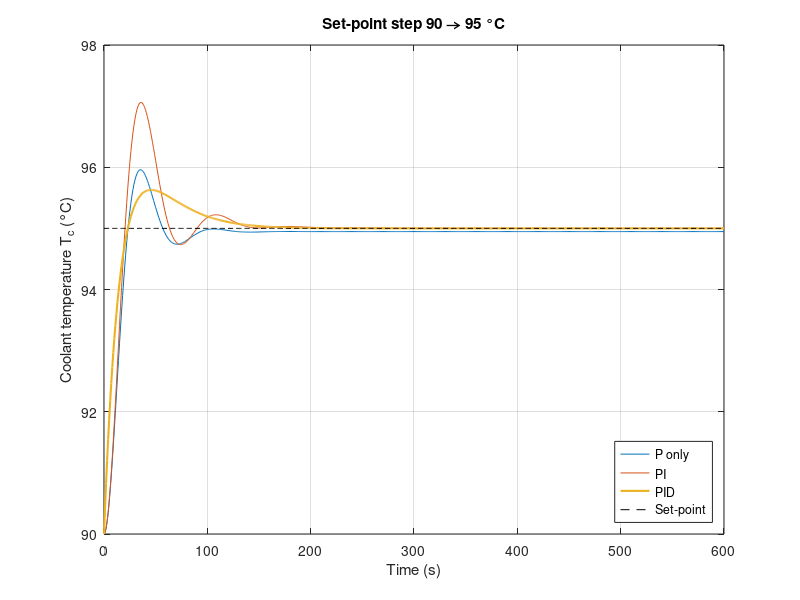

This figure's MATLAB source: (Note: this script raises an error after producing the figure.)
%% PID Thermal Control for Heavy-Duty Trucks
% Keeps the engine coolant temperature T_c at 90 °C.
% Transfer functions, step response, P vs PI vs PID
% (The Simulink model is built by hand from the same numbers)
% Sushanth Bibi (24BME0501), Ganishk Mohanraj (24BME0500)
%
% References (numbers in square brackets below)
% [1] Volvo Trucks, Fact sheet D13C460 EU5SCR-M, 2010 (engine data)
% [2] G. S. Rosa et al., "Dimensioning procedure of coolant radiators for
%     trucks and buses", COBEM 2009 (heat rejection, radiator, fan)
% [3] M. Mohamed et al., "Performance of electronically controlled
%     automotive engine cooling system using PID and LQR control
%     techniques", IOSR J. Engineering 8(6), 2018, pp. 16-25 (model)
% [4] A. Haury, J. Volkering, "Modelisation of the engine coolant
%     warming-up behavior", MSc thesis 2011:13, Chalmers (lumped mass)
% [5] Engineering ToolBox, property tables (specific heat, density)
% [6] S. Skogestad, "Simple analytic rules for model reduction and PID
%     controller tuning", J. Process Control 13 (2003) 291-309 (SIMC)
% [7] N. S. Nise, Control Systems Engineering (feedback, final value thm)
% [8] MATLAB/Simulink, PID Controller block (default filter N = 100)

clc;
clear;
close all;

%% Data from the references
% Volvo D13C460 truck engine [1]
P_rated = 338;      % rated power [kW]
m_eng   = 1121;     % dry weight [kg]
V_cool  = 38;       % cooling system volume [L]
V_oil   = 33;       % oil volume [L]
% Material properties [5]
cp_iron = 0.46;     % cast iron [kJ/kg K]
rho_w   = 0.96531;  % water at 90 °C [kg/L]
cp_w    = 4.2053;   % water at 90 °C [kJ/kg K]
rho_oil = 0.900;    % lubricating oil [kg/L]
cp_oil  = 1.67;     % mineral oil [kJ/kg K]
cp_air  = 1.006;    % air [kJ/kg K]
% Truck/bus cooling system [2]
beta    = 0.50;     % heat to coolant / engine power (Eq. 6: 0.45-0.55, middle)
m_cool  = 3.25;     % coolant mass flow through the radiator [kg/s]
T_wr    = 100;      % radiator rating: water inlet [°C] (373.15 K)
T_air   = 30;       % radiator rating: air inlet [°C] (303.15 K)
% Fan operating point = system curve meets fan curve (Fig. 6 of [2])
r      = roots([25.105 + 1.9147, 76.084 + 457.51, -3.7131 - 2945]);
mf_max = max(r);    % largest fan air flow [kg/s] (= 4.50)

%% Test conditions
T_ref = 90;         % set-point [°C] (project requirement, slide 2)
L0    = 30;         % engine load before the step [%]

%% Plant constants from the energy balance [3]
% Engine, coolant and oil lumped as one mass [4]:
%   C*dT/dt = Q_in - eps*mf*cp_air*(T - T_air)       (Eqs. 1-3 of [3])
C   = m_eng*cp_iron + V_cool*rho_w*cp_w + V_oil*rho_oil*cp_oil;   % [kJ/K]
Q_L = beta*P_rated/100;                  % heat to coolant per % load [kW/%]
eps = beta*P_rated/(mf_max*cp_air*(T_wr - T_air));  % radiator effectiveness
mf0 = Q_L*L0/(eps*cp_air*(T_ref - T_air));          % fan flow at 90 °C, 30 % [kg/s]
H0  = eps*cp_air*mf0;                    % heat removed per K [kW/K]

tau_c  = C/H0;                           % engine time constant [s]
K_cool = eps*cp_air*(T_ref - T_air)/H0;  % fall in T_c per kg/s of fan air [K]
K_load = Q_L/H0;                         % rise in T_c per % load [K/%]
% Coolant needs time to go round the loop: delay = coolant mass / flow.
% It is written as a first-order lag 1/(tau_r*s+1)
tau_r  = V_cool*rho_w/m_cool;            % loop time [s]
y0     = mf0;                            % fan air flow at the operating point [kg/s]
y_max  = mf_max;                         % fan limit [kg/s]

disp('--- Plant constants (calculated) ---');
disp(['C      = ', num2str(C,      '%6.1f'), ' kJ/K']);
disp(['tau_c  = ', num2str(tau_c,  '%6.0f'), ' s']);
disp(['tau_r  = ', num2str(tau_r,  '%6.2f'), ' s']);
disp(['K_cool = ', num2str(K_cool, '%6.2f'), ' K per kg/s']);
disp(['K_load = ', num2str(K_load, '%6.3f'), ' K per %']);
disp(['y0     = ', num2str(y0,     '%6.3f'), ' kg/s (limit ', num2str(y_max, '%4.2f'), ')']);

%% PID gains from the SIMC tuning rule [6]
% For K/((tau1*s+1)(tau2*s+1)):
% Kc = tau1/(K*tau_cl),  tauI = min(tau1, 4*tau_cl),  tauD = tau2
tau_cl = tau_r;                         % tau_cl = delay, "tight control" in [6]
Kc   = tau_c/(K_cool*tau_cl);
tauI = min(tau_c, 4*tau_cl);
tauD = tau_r;
% Convert from SIMC (series) form to parallel form Kp + Ki/s + Kd*s [6]
Kp = Kc*(1 + tauD/tauI);
Ki = Kp/(tauI + tauD);
Kd = Kp*tauI*tauD/(tauI + tauD);
Tf = 0.01;                              % derivative filter [s], Tf = 1/N, N = 100 [8]
disp(['Kp = ', num2str(Kp, '%6.3f'), '   Ki = ', num2str(Ki, '%7.4f'), '   Kd = ', num2str(Kd, '%6.2f')]);
disp(' ');

%% Define transfer functions of the plant
% Cooling path: fan air flow -> radiator -> engine coolant
num = K_cool;
den = conv([tau_c 1],[tau_r 1]);   % (tau_c*s+1)(tau_r*s+1)
G = tf(num, den)

% Disturbance path: engine load -> engine coolant
numd = K_load;
dend = [tau_c 1];                  % (tau_c*s+1)
Gd = tf(numd, dend)

%% Define the three controllers
C_P   = tf(Kp, 1);                                    % Kp
C_PI  = tf([Kp Ki], [1 0]);                           % Kp + Ki/s
C_PID = tf(Kp, 1) + tf(Ki, [1 0]) + tf([Kd 0], [Tf 1]); % Kp + Ki/s + Kd*s/(Tf*s+1)

%% Closed loop transfer functions
% Error is e = T_c - T_ref, so a hotter engine gives more cooling.
% Cooling lowers T_c, so the two minus signs cancel and the
% standard negative feedback form can be used with G positive.
% feedback(A,B) = A/(1 + A*B), negative feedback [3]
% Set-point -> T_c :  C*G / (1 + C*G)
T_P   = feedback(C_P*G, 1);
T_PI  = feedback(C_PI*G, 1);
T_PID = feedback(C_PID*G, 1);
% Engine load -> T_c :  Gd / (1 + C*G)
D_P   = Gd * feedback(1, C_P*G);
D_PI  = Gd * feedback(1, C_PI*G);
D_PID = Gd * feedback(1, C_PID*G);

%% Poles of the closed loop (stability check)
poles_P   = pole(T_P)
poles_PI  = pole(T_PI)
poles_PID = pole(T_PID)

%% Experiment 1 : set-point step 90 -> 95 °C
t = 0:1:600;               % time vector [s]
dT = 5;                    % size of set-point step [K]
[y_P,   t] = step(dT*T_P,   t);
[y_PI,  t] = step(dT*T_PI,  t);
[y_PID, t] = step(dT*T_PID, t);

figure;
plot(t, T_ref + y_P, t, T_ref + y_PI, t, T_ref + y_PID, 'LineWidth', 1.5);
hold on;
plot(t, (T_ref + dT)*ones(size(t)), 'k--');
grid on;
title('Set-point step 90 \rightarrow 95 °C');
xlabel('Time (s)');
ylabel('Coolant temperature T_c (°C)');
legend('P only', 'PI', 'PID', 'Set-point', 'Location', 'southeast');

% Step response characteristics
info_P   = stepinfo(T_P);
info_PI  = stepinfo(T_PI);
info_PID = stepinfo(T_PID);

disp('--- Experiment 1 : set-point step 90 -> 95 °C ---');
disp('Ctrl   Rise(s)  Peak(s)  Overshoot(%)  Settle(s)  Offset(K)');
disp(['P      ', num2str(info_P.RiseTime, '%6.1f'), '     ', num2str(info_P.PeakTime, '%6.1f'), '     ', ...
      num2str(info_P.Overshoot, '%6.1f'), '         ', num2str(info_P.SettlingTime, '%6.1f'), '      ', num2str(dT - y_P(end), '%5.2f')]);
disp(['PI     ', num2str(info_PI.RiseTime, '%6.1f'), '     ', num2str(info_PI.PeakTime, '%6.1f'), '     ', ...
      num2str(info_PI.Overshoot, '%6.1f'), '         ', num2str(info_PI.SettlingTime, '%6.1f'), '      ', num2str(dT - y_PI(end), '%5.2f')]);
disp(['PID    ', num2str(info_PID.RiseTime, '%6.1f'), '     ', num2str(info_PID.PeakTime, '%6.1f'), '     ', ...
      num2str(info_PID.Overshoot, '%6.1f'), '         ', num2str(info_PID.SettlingTime, '%6.1f'), '      ', num2str(dT - y_PID(end), '%5.2f')]);

%% Experiment 2 : engine load step 30 -> 70 % (truck hits a hill)
dL = 40;                   % size of load step [%]
[d_P,   t] = step(dL*D_P,   t);
[d_PI,  t] = step(dL*D_PI,  t);
[d_PID, t] = step(dL*D_PID, t);

figure;
plot(t, T_ref + d_P, t, T_ref + d_PI, t, T_ref + d_PID, 'LineWidth', 1.5);
hold on;
plot(t, T_ref*ones(size(t)), 'k--');
grid on;
title('Engine load step 30 \rightarrow 70 %');
xlabel('Time (s)');
ylabel('Coolant temperature T_c (°C)');
legend('P only', 'PI', 'PID', 'Set-point', 'Location', 'east');

% Peak rise and steady-state offset
peak_P   = max(d_P);    offset_P   = d_P(end);
peak_PI  = max(d_PI);   offset_PI  = d_PI(end);
peak_PID = max(d_PID);  offset_PID = d_PID(end);

% Settling time (±0.1 K band): go backwards from the end until
% the response leaves the band, same method as the time-domain notes
n = length(t);
s = n; while abs(d_P(s)   - d_P(end))   < 0.1, s = s - 1; end; settle_P   = t(s);
s = n; while abs(d_PI(s)  - d_PI(end))  < 0.1, s = s - 1; end; settle_PI  = t(s);
s = n; while abs(d_PID(s) - d_PID(end)) < 0.1, s = s - 1; end; settle_PID = t(s);

disp(' ');
disp('--- Experiment 2 : engine load step 30 -> 70 % ---');
disp('Ctrl   Peak(K)  Settle(s)  Offset(K)');
disp(['P      ', num2str(peak_P,   '%5.2f'), '     ', num2str(settle_P,   '%5.0f'), '      ', num2str(offset_P,   '%5.2f')]);
disp(['PI     ', num2str(peak_PI,  '%5.2f'), '     ', num2str(settle_PI,  '%5.0f'), '      ', num2str(offset_PI,  '%5.2f')]);
disp(['PID    ', num2str(peak_PID, '%5.2f'), '     ', num2str(settle_PID, '%5.0f'), '      ', num2str(offset_PID, '%5.2f')]);

% Fan air flow needed by the PID
% e = T_c - T_ref = d_PID, so y = y0 + C_PID * e
U_PID = C_PID * D_PID;
[u_PID, t] = step(dL*U_PID, t);
disp(['PID fan air flow: ', num2str(y0, '%4.2f'), ' -> ', num2str(y0 + u_PID(end), '%4.2f'), ...
      ' kg/s  (max ', num2str(y0 + max(u_PID), '%4.2f'), ', limit ', num2str(y_max, '%4.2f'), ')']);

% Inference:
% P only leaves a steady-state offset, because it needs an error to
% produce any cooling. Final value theorem [7] (s = 0) for the load step:
% offset = dL*K_load/(1 + Kp*K_cool), about 0.8 K.
% Adding I makes C(0) infinite, so the offset becomes 0 (T_c returns to
% exactly 90 °C). Adding D lowers the load peak and the set-point
% overshoot. All closed-loop poles lie in the left half of the s-plane,
% so all three loops are stable.
